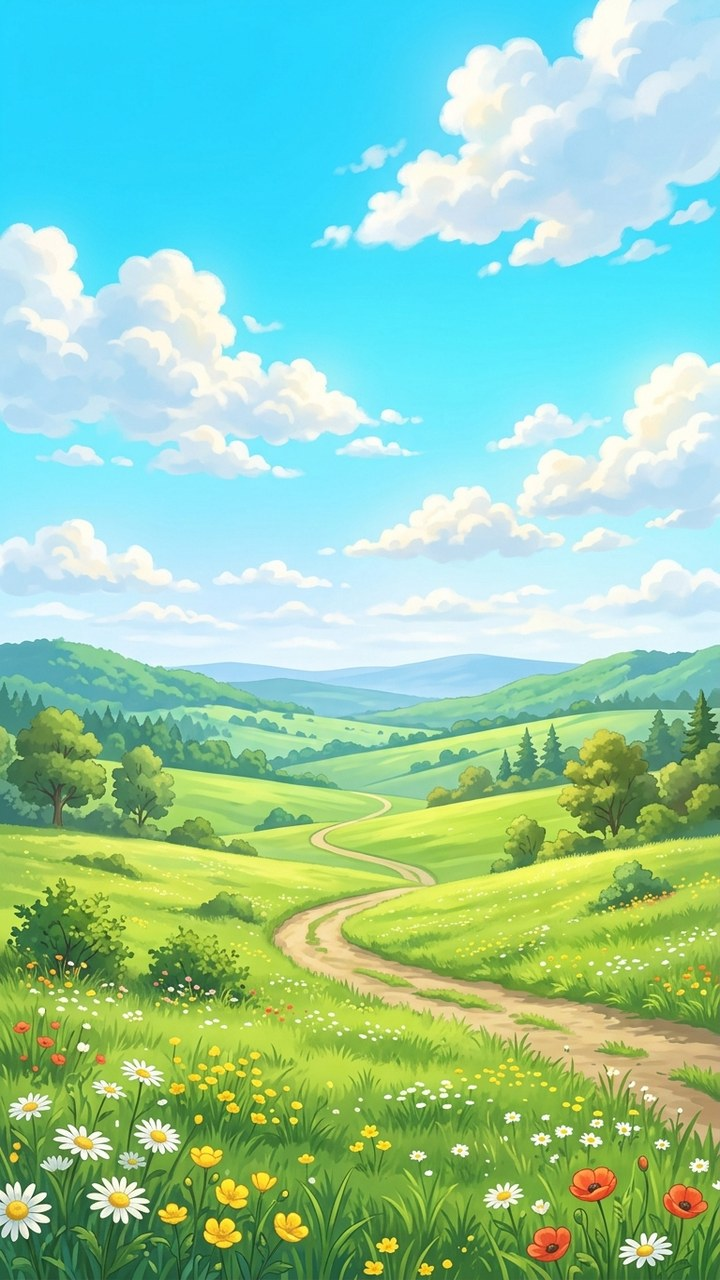
#> input picture M1-Rescue-Dodge/assets/raw/bg_day.jpg, 720 x 1280 px
$ python -i gen_skipking_sprites.py   (imports and definitions only)
#> lines starting #> are read from the running program, lines starting #| are printed output that depends on the picture
#!/usr/bin/env python3
"""T6 SkipKing — gen 3 sprite (stone/splash/ripple) + 1 bg sunset 720x1280 qua AI-Box WAN 2.7.

Pattern gốc: scripts/gen_sprites.py (M1) — key AI_BOX_API_KEY trong /data/code/ai-photo-studio/.env,
base api.ai-box.vn/v1, model wan2.7-image-pro. 3 sprite: khử nền trắng → transparent PNG.
bg: giữ nguyên (full-bleed), quantize 256 màu dither để đạt budget <512KB.
Output: M7-SkipKing/game/public/assets/ (chạy từ repo/worktree root).
"""
import io
import json
import os
import sys
import time
import urllib.request
from pathlib import Path

from PIL import Image

# ---- load AI-Box key từ env ai-photo-studio (pattern gen_sprites.py) ----
env_path = "/data/code/ai-photo-studio/.env"
key = None
base = "https://api.ai-box.vn/v1"
# [11 lines not run here, left out]

OUT = Path("M7-SkipKing/game/public/assets")
# [1 line not run here, left out]

STYLE = ("flat 2D casual mobile game sprite, bold clean colors, soft flat shading, "
         "isolated on plain pure white background, NO text NO watermark no logo.")

SPRITES = {
    # stone ~256px — đá dẹt oval dùng skip nước, mặt nhìn nghiêng 3/4, outline dày đậm hơn fill
    "stone": ("Smooth flat gray oval skipping stone, rounded disc pebble seen from a 3/4 tilted view, "
              "slightly darker gray top face, thick dark gray outline much bolder than the fill, " + STYLE),
    # splash — vệt nước tung tóe nhỏ, tông xanh dương dễ tách khỏi nền trắng
    "splash": ("Small water splash spray burst, bright cyan-blue droplets and white foam crown, "
               "dynamic upward spray, thin blue outline, " + STYLE),
    # ripple — vòng ellipse mảnh trắng-đục, viền xanh xám mảnh để không bị ăn mất khi khử nền trắng
    "ripple": ("Thin concentric elliptical water ripple rings seen from above, pale ice-white rings "
               "with thin gray-blue outline, wide flat ellipse shape, " + STYLE),
}

BG_PROMPT = ("Vertical portrait mobile game background 720x1280, calm wide sea at sunset viewed straight on. "
             "Top 45 percent of the image: sky gradient from deep purple at the top edge to warm glowing orange "
             "at the horizon, small glowing sun sitting exactly on the horizon line. "
             "Bottom 55 percent: very dark teal-navy water, uniformly dark, flat and matte, only very subtle dim "
             "wave texture, NO bright sun reflection, NO bright or glowing band below the horizon, no bright spots "
             "in the water at all, the water must stay dark enough for white UI text to be clearly readable. "
             "One sharp clean horizontal horizon line at 45 percent of the image height. "
             "Smooth flat 2D casual mobile game art style, clean gradients, "
             "no boats no people no birds, NO text NO watermark no logo.")


# [57 lines left out: functions api_gen, kill_white, gen_sprite, not called in this run]


def detect_horizon_y(img: Image.Image) -> int:
    """Hàng có độ rơi luminance lớn nhất (trời sáng → nước tối) = horizon."""
    rgb = img.convert("RGB")
    px = rgb.load()
    W, H = rgb.size
    rows = []
    for y in range(H):
        s = 0.0
        for x in range(0, W, 4):
            r, g, b = px[x, y]
            s += 0.2126 * r + 0.7152 * g + 0.0722 * b
        rows.append(s / (W // 4))
    best_y, best_drop = 0, 0.0
    for y in range(H // 6, H * 5 // 6):
        if y + 3 >= H:
            break
        drop = rows[y] - rows[y + 3]
        if drop > best_drop:
            best_drop, best_y = drop, y
    return best_y


def fix_horizon_45(img: Image.Image) -> Image.Image:
    """Đưa horizon về đúng 45% chiều cao: crop đỉnh (bớt trời) → resize 720x1280.

    Nước giữ nguyên pixel, tỉ lệ nước tăng: water_px / (H - t) = 0.55 → t = H - water_px/0.55.
    Deterministic — không regen thêm lần nào (chống roulette WAN vẽ horizon lệch).
    """
    H = img.height
    hy = detect_horizon_y(img)
    pct = hy / H * 100
    if 44.0 <= pct <= 46.0:
        print(f"  horizon {pct:.1f}% — trong biên 44–46%, giữ nguyên")
        return img
    water_px = H - hy
    t = round(H - water_px / 0.55)
    if t <= 0 or t >= H // 2:
        print(f"  horizon {pct:.1f}% — ngoài khả năng fix bằng crop đỉnh (t={t}), giữ nguyên")
        return img
    print(f"  horizon {pct:.1f}% → crop đỉnh {t}px + resize về {img.width}x{H} (horizon ~45%)")
    out = img.crop((0, t, img.width, H))
    return out.resize((img.width, H), Image.Resampling.LANCZOS)


# [26 lines left out: function gen_bg, not called in this run]


# [10 lines not run here, left out]

>>> from PIL import Image
>>> picture = Image.open('../M1-Rescue-Dodge/assets/raw/bg_day.jpg')
#> picture is the input picture: PIL image 720x1280 RGB; mean R, G, B 145.4, 205.2, 172.7
>>> result = fix_horizon_45(picture)
#> after the loop in detect_horizon_y, `for y in range(H):`: rows = 1280 values, max 241 at index 637, min 91.31 at index 1278, mean 190.1
#> the loop in detect_horizon_y, `for y in range(H // 6, H * 5 // 6):` made 853 passes
#> (drop, best_drop) on passes 5, 6, 26, 27, 28, 209, 425, 426, 427, 428, 436, 437: (0.376, 0.376), (0.818, 0.818), (0.875, 0.875), (1.35, 1.35), (1.91, 1.91), (2.21, 2.21), (2.22, 2.22), (3.55, 3.55), (4.23, 4.23), (5.06, 5.06), (5.07, 5.07), (7.13, 7.13)
#> drop on passes 1, 2, 3, 4, 7, 8: -0.143, -0.0988, -0.181, -0.0748, 0.703, 0.319
#> after the loop in detect_horizon_y, `for y in range(H // 6, H * 5 // 6):`: best_drop = 8.05; best_y = 903
#> in fix_horizon_45, `pct = hy / H * 100`: pct = 70.55
#> in fix_horizon_45, `water_px = H - hy`: water_px = 377
#> in fix_horizon_45, `t = round(H - water_px / 0.55)`: t = 595
#|   horizon 70.5% → crop đỉnh 595px + resize về 720x1280 (horizon ~45%)
#> in fix_horizon_45, `out = img.crop((0, t, img.width, H))`:
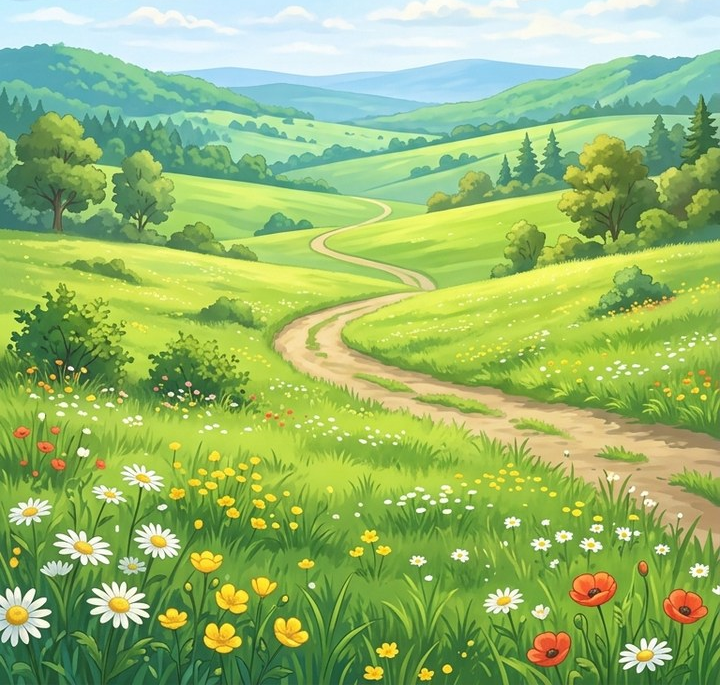
#> out: PIL image 720x685 RGB; mean R, G, B 149.3, 184, 107.8
#> in fix_horizon_45, `return out.resize((img.width, H), Image.Resampling.LANCZOS)`:
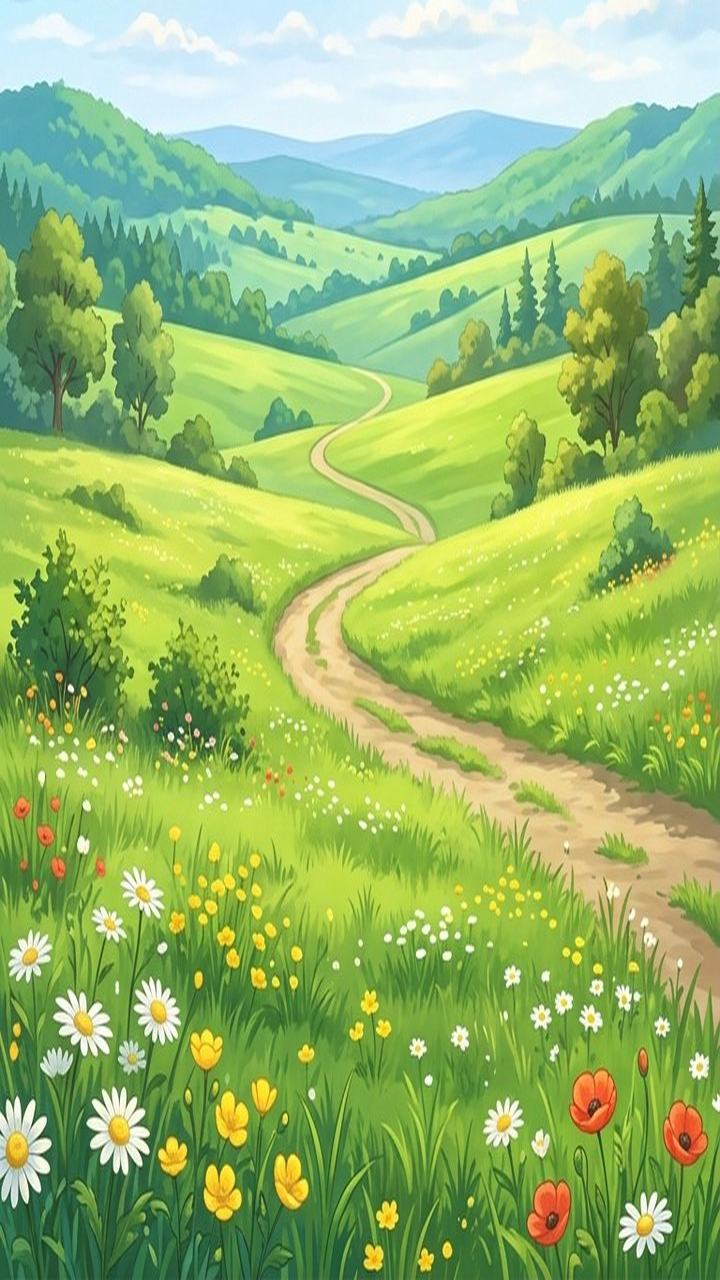
#> returned value: PIL image 720x1280 RGB; mean R, G, B 149.3, 184, 107.8

$ run again, on M1-Rescue-Dodge/assets/raw/bg_sunset.jpg
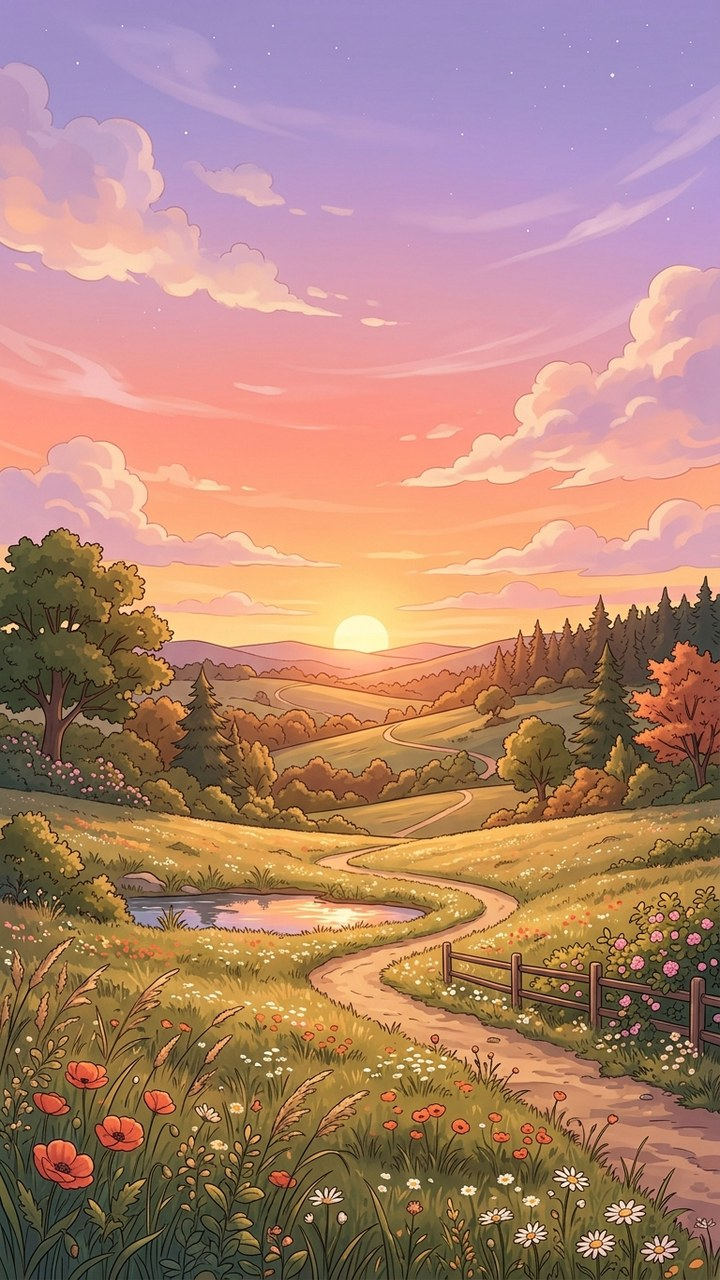
#> input picture M1-Rescue-Dodge/assets/raw/bg_sunset.jpg, 720 x 1280 px
#> picture is the input picture: PIL image 720x1280 RGB; mean R, G, B 177.6, 134.1, 117.2
#> after the loop in detect_horizon_y, `for y in range(H):`: rows = 1280 values, max 189.5 at index 474, min 61.71 at index 1269, mean 142.2
#> the loop in detect_horizon_y, `for y in range(H // 6, H * 5 // 6):` made 853 passes
#> (drop, best_drop) on passes 1, 14, 19, 37, 57, 58, 65, 269: (0.544, 0.544), (0.618, 0.618), (0.668, 0.668), (1.22, 1.22), (1.24, 1.24), (1.29, 1.29), (2.13, 2.13), (2.21, 2.21)
#> after the loop in detect_horizon_y, `for y in range(H // 6, H * 5 // 6):`: best_drop = 10.74; best_y = 639
#> pct = 49.92
#> water_px = 641
#> t = 115
#|   horizon 49.9% → crop đỉnh 115px + resize về 720x1280 (horizon ~45%)
#> in fix_horizon_45, `out = img.crop((0, t, img.width, H))`:
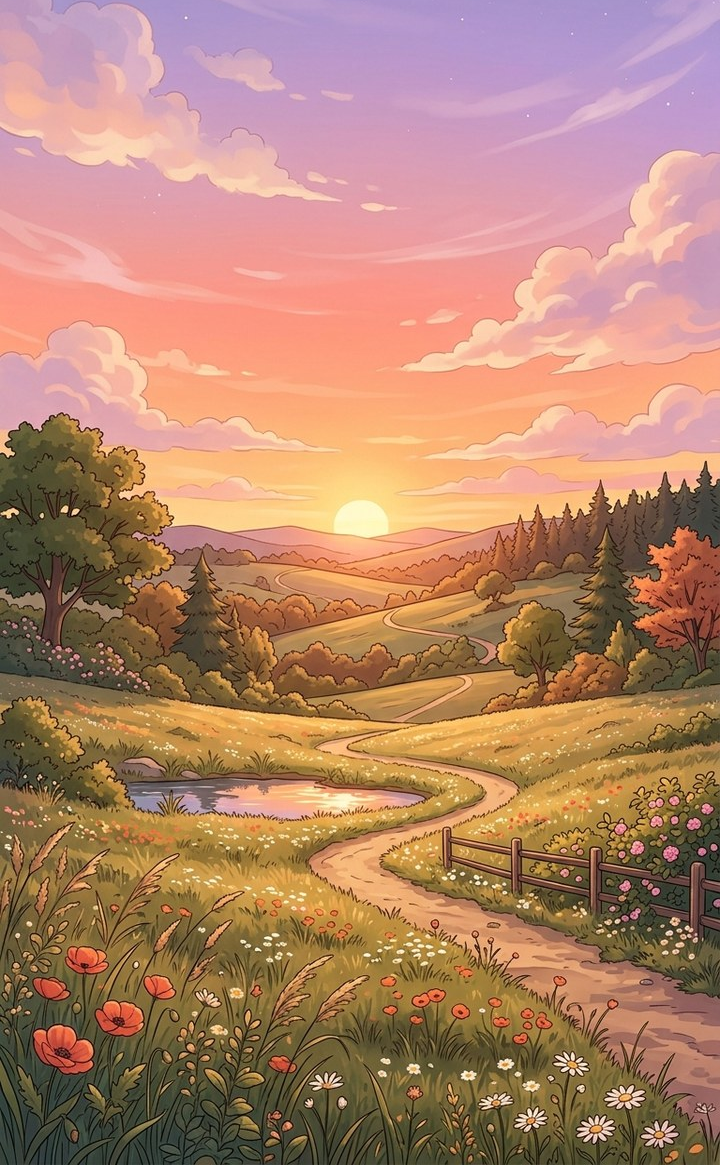
#> out: PIL image 720x1165 RGB; mean R, G, B 179, 133, 109
#> in fix_horizon_45, `return out.resize((img.width, H), Image.Resampling.LANCZOS)`:
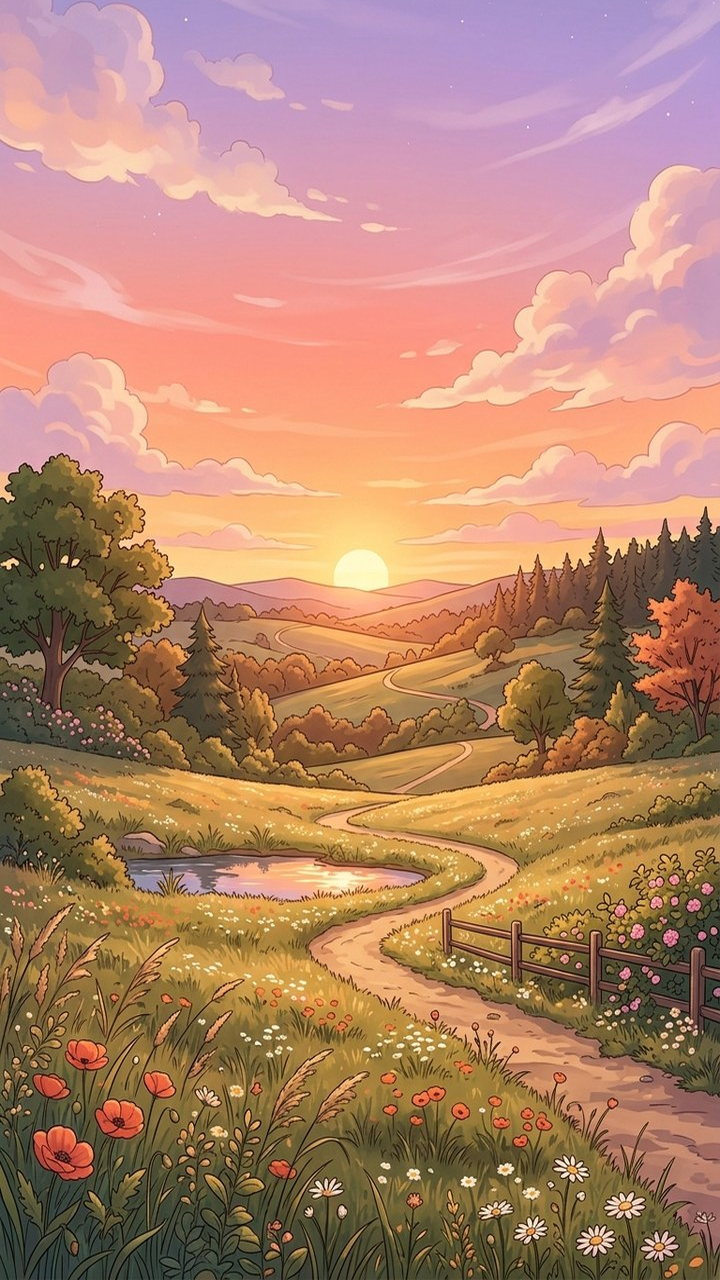
#> returned value: PIL image 720x1280 RGB; mean R, G, B 178.9, 133, 109.1
